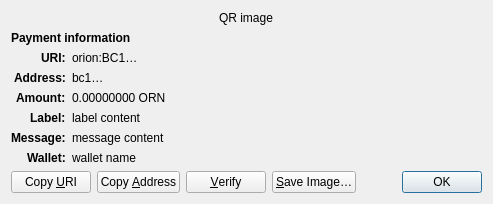
<?xml version="1.0" encoding="UTF-8"?>
<ui version="4.0">
 <class>ReceiveRequestDialog</class>
 <widget class="QDialog" name="ReceiveRequestDialog">
  <property name="geometry">
   <rect>
    <x>0</x>
    <y>0</y>
    <width>413</width>
    <height>229</height>
   </rect>
  </property>
  <property name="windowTitle">
   <string>Request payment to …</string>
  </property>
  <layout class="QGridLayout" name="gridLayout" columnstretch="0,1">
   <property name="sizeConstraint">
    <enum>QLayout::SetFixedSize</enum>
   </property>
   <item row="0" column="0" colspan="2" alignment="Qt::AlignHCenter">
    <widget class="QRImageWidget" name="qr_code">
     <property name="text">
      <string notr="true">QR image</string>
     </property>
     <property name="textInteractionFlags">
      <set>Qt::NoTextInteraction</set>
     </property>
    </widget>
   </item>
   <item row="1" column="0" colspan="2">
    <widget class="QLabel" name="payment_header">
     <property name="font">
      <font>
       <weight>75</weight>
       <bold>true</bold>
      </font>
     </property>
     <property name="text">
      <string>Payment information</string>
     </property>
     <property name="textInteractionFlags">
      <set>Qt::NoTextInteraction</set>
     </property>
    </widget>
   </item>
   <item row="2" column="0" alignment="Qt::AlignRight|Qt::AlignTop">
    <widget class="QLabel" name="uri_tag">
     <property name="font">
      <font>
       <weight>75</weight>
       <bold>true</bold>
      </font>
     </property>
     <property name="text">
      <string notr="true">URI:</string>
     </property>
     <property name="textFormat">
      <enum>Qt::PlainText</enum>
     </property>
     <property name="textInteractionFlags">
      <set>Qt::NoTextInteraction</set>
     </property>
    </widget>
   </item>
   <item row="2" column="1" alignment="Qt::AlignTop">
    <widget class="QLabel" name="uri_content">
     <property name="text">
      <string notr="true">orion:BC1…</string>
     </property>
     <property name="textFormat">
      <enum>Qt::RichText</enum>
     </property>
     <property name="wordWrap">
      <bool>true</bool>
     </property>
     <property name="textInteractionFlags">
      <set>Qt::TextSelectableByMouse</set>
     </property>
    </widget>
   </item>
   <item row="3" column="0" alignment="Qt::AlignRight|Qt::AlignTop">
    <widget class="QLabel" name="address_tag">
     <property name="font">
      <font>
       <weight>75</weight>
       <bold>true</bold>
      </font>
     </property>
     <property name="text">
      <string>Address:</string>
     </property>
     <property name="textInteractionFlags">
      <set>Qt::NoTextInteraction</set>
     </property>
    </widget>
   </item>
   <item row="3" column="1" alignment="Qt::AlignTop">
    <widget class="QLabel" name="address_content">
     <property name="text">
      <string notr="true">bc1…</string>
     </property>
     <property name="textFormat">
      <enum>Qt::PlainText</enum>
     </property>
     <property name="textInteractionFlags">
      <set>Qt::TextSelectableByMouse</set>
     </property>
    </widget>
   </item>
   <item row="4" column="0" alignment="Qt::AlignRight|Qt::AlignTop">
    <widget class="QLabel" name="amount_tag">
     <property name="font">
      <font>
       <weight>75</weight>
       <bold>true</bold>
      </font>
     </property>
     <property name="text">
      <string>Amount:</string>
     </property>
     <property name="textInteractionFlags">
      <set>Qt::NoTextInteraction</set>
     </property>
    </widget>
   </item>
   <item row="4" column="1" alignment="Qt::AlignTop">
    <widget class="QLabel" name="amount_content">
     <property name="text">
      <string notr="true">0.00000000 ORN</string>
     </property>
     <property name="textFormat">
      <enum>Qt::PlainText</enum>
     </property>
     <property name="textInteractionFlags">
      <set>Qt::TextSelectableByMouse</set>
     </property>
    </widget>
   </item>
   <item row="5" column="0" alignment="Qt::AlignRight|Qt::AlignTop">
    <widget class="QLabel" name="label_tag">
     <property name="font">
      <font>
       <weight>75</weight>
       <bold>true</bold>
      </font>
     </property>
     <property name="text">
      <string>Label:</string>
     </property>
     <property name="textInteractionFlags">
      <set>Qt::NoTextInteraction</set>
     </property>
    </widget>
   </item>
   <item row="5" column="1" alignment="Qt::AlignTop">
    <widget class="QLabel" name="label_content">
     <property name="text">
      <string notr="true">label content</string>
     </property>
     <property name="textFormat">
      <enum>Qt::PlainText</enum>
     </property>
     <property name="wordWrap">
      <bool>true</bool>
     </property>
     <property name="textInteractionFlags">
      <set>Qt::TextSelectableByMouse</set>
     </property>
    </widget>
   </item>
   <item row="6" column="0" alignment="Qt::AlignRight|Qt::AlignTop">
    <widget class="QLabel" name="message_tag">
     <property name="font">
      <font>
       <weight>75</weight>
       <bold>true</bold>
      </font>
     </property>
     <property name="text">
      <string>Message:</string>
     </property>
     <property name="textInteractionFlags">
      <set>Qt::NoTextInteraction</set>
     </property>
    </widget>
   </item>
   <item row="6" column="1" alignment="Qt::AlignTop">
    <widget class="QLabel" name="message_content">
     <property name="text">
      <string notr="true">message content</string>
     </property>
     <property name="textFormat">
      <enum>Qt::PlainText</enum>
     </property>
     <property name="wordWrap">
      <bool>true</bool>
     </property>
     <property name="textInteractionFlags">
      <set>Qt::TextSelectableByMouse</set>
     </property>
    </widget>
   </item>
   <item row="7" column="0" alignment="Qt::AlignRight|Qt::AlignTop">
    <widget class="QLabel" name="wallet_tag">
     <property name="font">
      <font>
       <weight>75</weight>
       <bold>true</bold>
      </font>
     </property>
     <property name="text">
      <string>Wallet:</string>
     </property>
     <property name="textInteractionFlags">
      <set>Qt::NoTextInteraction</set>
     </property>
    </widget>
   </item>
   <item row="7" column="1" alignment="Qt::AlignTop">
    <widget class="QLabel" name="wallet_content">
     <property name="text">
      <string notr="true">wallet name</string>
     </property>
     <property name="textFormat">
      <enum>Qt::PlainText</enum>
     </property>
     <property name="wordWrap">
      <bool>true</bool>
     </property>
     <property name="textInteractionFlags">
      <set>Qt::TextSelectableByMouse</set>
     </property>
    </widget>
   </item>
   <item row="8" column="0" colspan="2">
    <layout class="QHBoxLayout" name="horizontalLayout">
     <item>
      <widget class="QPushButton" name="btnCopyURI">
       <property name="text">
        <string>Copy &amp;URI</string>
       </property>
       <property name="autoDefault">
        <bool>false</bool>
       </property>
      </widget>
     </item>
     <item>
      <widget class="QPushButton" name="btnCopyAddress">
       <property name="text">
        <string>Copy &amp;Address</string>
       </property>
       <property name="autoDefault">
        <bool>false</bool>
       </property>
      </widget>
     </item>
     <item>
      <widget class="QPushButton" name="btnVerify">
       <property name="text">
        <string>&amp;Verify</string>
       </property>
       <property name="toolTip">
        <string>Verify this address on e.g. a hardware wallet screen</string>
       </property>
       <property name="autoDefault">
        <bool>false</bool>
       </property>
      </widget>
     </item>
     <item>
      <widget class="QPushButton" name="btnSaveAs">
       <property name="text">
        <string>&amp;Save Image…</string>
       </property>
       <property name="autoDefault">
        <bool>false</bool>
       </property>
      </widget>
     </item>
     <item>
      <spacer name="horizontalSpacer_2">
       <property name="orientation">
        <enum>Qt::Horizontal</enum>
       </property>
       <property name="sizeHint" stdset="0">
        <size>
         <width>40</width>
         <height>20</height>
        </size>
       </property>
      </spacer>
     </item>
     <item>
      <widget class="QDialogButtonBox" name="buttonBox">
       <property name="focusPolicy">
        <enum>Qt::StrongFocus</enum>
       </property>
       <property name="standardButtons">
        <set>QDialogButtonBox::Ok</set>
       </property>
      </widget>
     </item>
    </layout>
   </item>
  </layout>
 </widget>
 <customwidgets>
  <customwidget>
   <class>QRImageWidget</class>
   <extends>QLabel</extends>
   <header>qt/qrimagewidget.h</header>
  </customwidget>
 </customwidgets>
 <tabstops>
  <tabstop>buttonBox</tabstop>
  <tabstop>btnCopyURI</tabstop>
  <tabstop>btnCopyAddress</tabstop>
  <tabstop>btnSaveAs</tabstop>
 </tabstops>
 <resources/>
 <connections>
  <connection>
   <sender>buttonBox</sender>
   <signal>accepted()</signal>
   <receiver>ReceiveRequestDialog</receiver>
   <slot>accept()</slot>
   <hints>
    <hint type="sourcelabel">
     <x>135</x>
     <y>230</y>
    </hint>
    <hint type="destinationlabel">
     <x>135</x>
     <y>126</y>
    </hint>
   </hints>
  </connection>
 </connections>
</ui>
